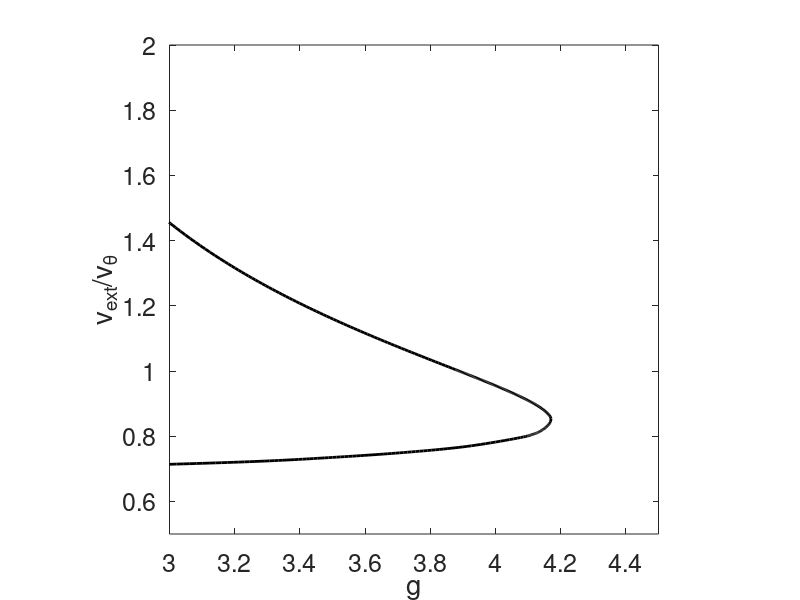

Recreate this plot in MATLAB.

clear 
branch1=load('Phase_diagram_homogeneous.mat').branch1;
branch2=load('Phase_diagram_homogeneous.mat').branch2;

figure
plot(branch1(:,1),branch1(:,2),'k','linewidth',2)
hold on
plot(branch2(:,1),branch2(:,2),'k','linewidth',2)
axis square
xlabel('g');
ylabel('\nu_{ext}/\nu_{\theta}');
set(gca,'FontSize',18)
xlim([3 4.5])
ylim([0.5 2])
 
